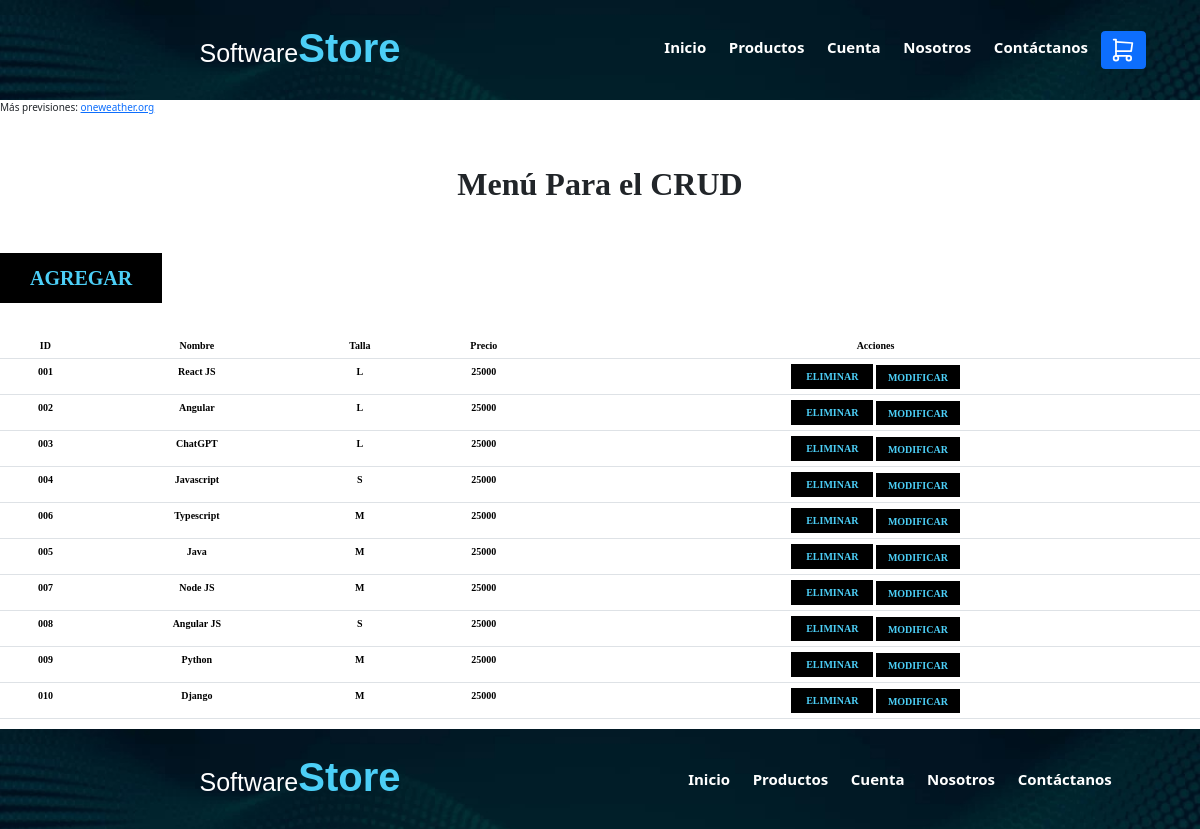
/crud/, run on the app's committed database.
### paginasWeb/models.py (models this page shows)
class Polera(models.Model):
    id_polera = models.CharField(primary_key=True, max_length=3)
    nombre = models.CharField(max_length=20)
    talla = models.CharField(max_length=1)
    precio = models.CharField(max_length=6)

### paginasWeb/views.py (the view)
# urls.py: path('crud/', views.crud, name='crud'),
def crud(request):
    poleras = Polera.objects.all()
    context = {"poleras":poleras}
    return render(request, 'crud.html', context)

### paginasWeb/templates/crud.html (shortened to what this page needs)
{% extends 'base.html' %}
{% block content %}
    <main>
        <h2 class="titulo__crud">Menú Para el CRUD</h2>
        <button class="botton__agregar" type="button">
            <a  href="{% url 'polerasAdd' %}">Agregar</a>
        </button>
        <table class="table">
            <thead>
                <tr>
                    <th>ID</th>
                    <th>Nombre</th>
                    <th>Talla</th>
                    <th>Precio</th>
                    <th>Acciones</th>
                </tr>
            </thead>
            <tbody>
            {% for polera in poleras %}
                <tr>
                    <td>{{ polera.id_polera }}</td>
                    <td>{{ polera.nombre }}</td>
                    <td>{{ polera.talla }}</td>
                    <td>{{ polera.precio }}</td>
                    <td>
                        <form method="post" action="{% url 'poleras_delete' pk=polera.id_polera %}">
                            <button class="botton__eliminar" type="submit">Eliminar</button>
                            <a class="botton__modificar" href="{% url 'poleras_edit' pk=polera.id_polera %}">Modificar</a>
                        </form>
                    </td>
                </tr>
            {% endfor %}
            </tbody>
        </table>
    </main>
{% endblock %}

### paginasWeb/templates/base.html (shortened to what this page needs)
{% load static %}
<!DOCTYPE html>
<html lang="es">
<head>
    <link rel="stylesheet" href="{% static 'css/base.css' %}">
    <link rel="stylesheet" href="{% static 'css/productos.css' %}">
    <link rel="stylesheet" href="{% static 'css/agregar.css' %}">
    <link rel="stylesheet" href="{% static 'css/nosotros.css' %}">
    <link rel="stylesheet" href="{% static 'css/formulario.css' %}">
    <link rel="stylesheet" href="{% static 'css/crud.css' %}">
    <link rel="stylesheet" href="{% static 'css/poleras_add.css' %}">
    <link rel="stylesheet" href="{% static 'css/iniciar_sesion.css' %}">
    <link href="https://cdn.jsdelivr.net/npm/bootstrap@5.3.3/dist/css/bootstrap.min.css" rel="stylesheet">
</head>
<body>
   <header class="grid__header imagen__header">
        <div class="flex__logo1">
            <a class="diseno__software" href="{% url 'index' %}">
                <h1>Software<span>Store</span></h1>
            </a>
        </div>
        <div class="flex__logo2">
            <nav class="flex__nav">
                <a class="diseno__a" href="{% url 'index' %}">Inicio</a>
                <a class="diseno__a" href="{% url 'productos' %}">Productos</a>
                <a class="diseno__a" href="{% url 'iniciar_sesion' %}">Cuenta</a>
                <a class="diseno__a" href="{% url 'nosotros' %}">Nosotros</a>
                <a class="diseno__a" href="{% url 'formulario' %}">Contáctanos</a>
                <button type="button" class="btn btn-primary" data-bs-toggle="modal" data-bs-target="#carritoModal">
                </button>
            </nav>
        </div>
    </header>
    <div id="ww_06bdd0fe78d2e" v='1.3' loc='id' a='{"t":"responsive","lang":"es","sl_lpl":1,"ids":["wl2784"],"font":"Times","sl_ics":"one_a","sl_sot":"celsius","cl_bkg":"image","cl_font":"#FFFFFF","cl_cloud":"#FFFFFF","cl_persp":"#81D4FA","cl_sun":"#FFC107","cl_moon":"#FFC107","cl_thund":"#FF5722"}'>Más previsiones: <a href="https://oneweather.org/santiago/30_days/" id="ww_06bdd0fe78d2e_u" target="_blank">oneweather.org</a></div>
    <main>
        {% block content %}{% endblock %}
    </main>
    <header class="grid__header imagen__header margin__dv">
        <div class="flex__logo1">
            <a class="diseno__software" href="{% url 'index' %}">
                <h1>Software<span>Store</span></h1>
            </a>
        </div>
        <div class="flex__logo2">
            <nav class="flex__nav">
                <a class="diseno__a" href="{% url 'index' %}">Inicio</a>
                <a class="diseno__a" href="{% url 'productos' %}">Productos</a>
                <a class="diseno__a" href="{% url 'iniciar_sesion' %}">Cuenta</a>
                <a class="diseno__a" href="{% url 'nosotros' %}">Nosotros</a>
                <a class="diseno__a" href="{% url 'formulario' %}">Contáctanos</a>
            </nav>
        </div>
    </header>
</body>
</html>

### paginasWeb/static/css/base.css (style rules this page uses)
html { box-sizing: border-box; font-size: 62.5%; }
*, *:before, *:after { box-sizing: inherit; }
.imagen__header { background-image: url(../img/principal/portada2.jpeg); height: 10rem; background-size: cover; }
@media (min-width: 678px) { .grid__header { display: grid; grid-template-columns: repeat(2, 1fr); } }
@media (min-width: 678px) { .flex__logo1, .flex__logo2 { display: flex; justify-content: center; align-items: center; } }
.diseno__software { color: white; font-family: 'Gill Sans', 'Gill Sans MT', Calibri, 'Trebuchet MS', sans-serif; text-decoration: none; }
.diseno__software span { color: #4ccff7; font-weight: 700; font-size: 40px; }
.diseno__a { color: white; text-decoration: none; font-weight: 700; font-size: 15px; margin: 1rem; }

### paginasWeb/static/css/crud.css (style rules this page uses)
.titulo__crud { font-family: Cambria, Cochin, Georgia, Times, 'Times New Roman', serif; text-align: center; margin-top: 50px; margin-bottom: 50px; font-weight: bold; font-size: xx-large; }
.botton__agregar { display: block; font-family: Cambria, Cochin, Georgia, Times, 'Times New Roman', serif; color: #4ccff7; text-align: center; padding: 1rem 3rem; font-size: 2rem; text-transform: uppercase; font-weight: 700; border: none; background-color: black; margin-bottom: 3rem; }
.botton__agregar a { text-decoration: none; color: #4ccff7; }
.table { text-align: center; font-family: Cambria, Cochin, Georgia, Times, 'Times New Roman', serif; font-weight: bold; }
.botton__eliminar { color: #4ccff7; background-color: black; text-transform: uppercase; border: none; padding: 5px 15px; font-weight: bold; }
.botton__modificar { color: #4ccff7; background-color: black; text-transform: uppercase; border: none; padding: 6.5px 12px; text-decoration: none; }

### data on the page
Polera: id_polera "001", nombre "React JS", talla "L", precio "25000"
Polera: id_polera "002", nombre "Angular", talla "L", precio "25000"
Polera: id_polera "003", nombre "ChatGPT", talla "L", precio "25000"
Polera: id_polera "004", nombre "Javascript", talla "S", precio "25000"
Polera: id_polera "006", nombre "Typescript", talla "M", precio "25000"
Polera: id_polera "005", nombre "Java", talla "M", precio "25000"
Polera: id_polera "007", nombre "Node JS", talla "M", precio "25000"
Polera: id_polera "008", nombre "Angular JS", talla "S", precio "25000"
Polera: id_polera "009", nombre "Python", talla "M", precio "25000"
Polera: id_polera "010", nombre "Django", talla "M", precio "25000"
